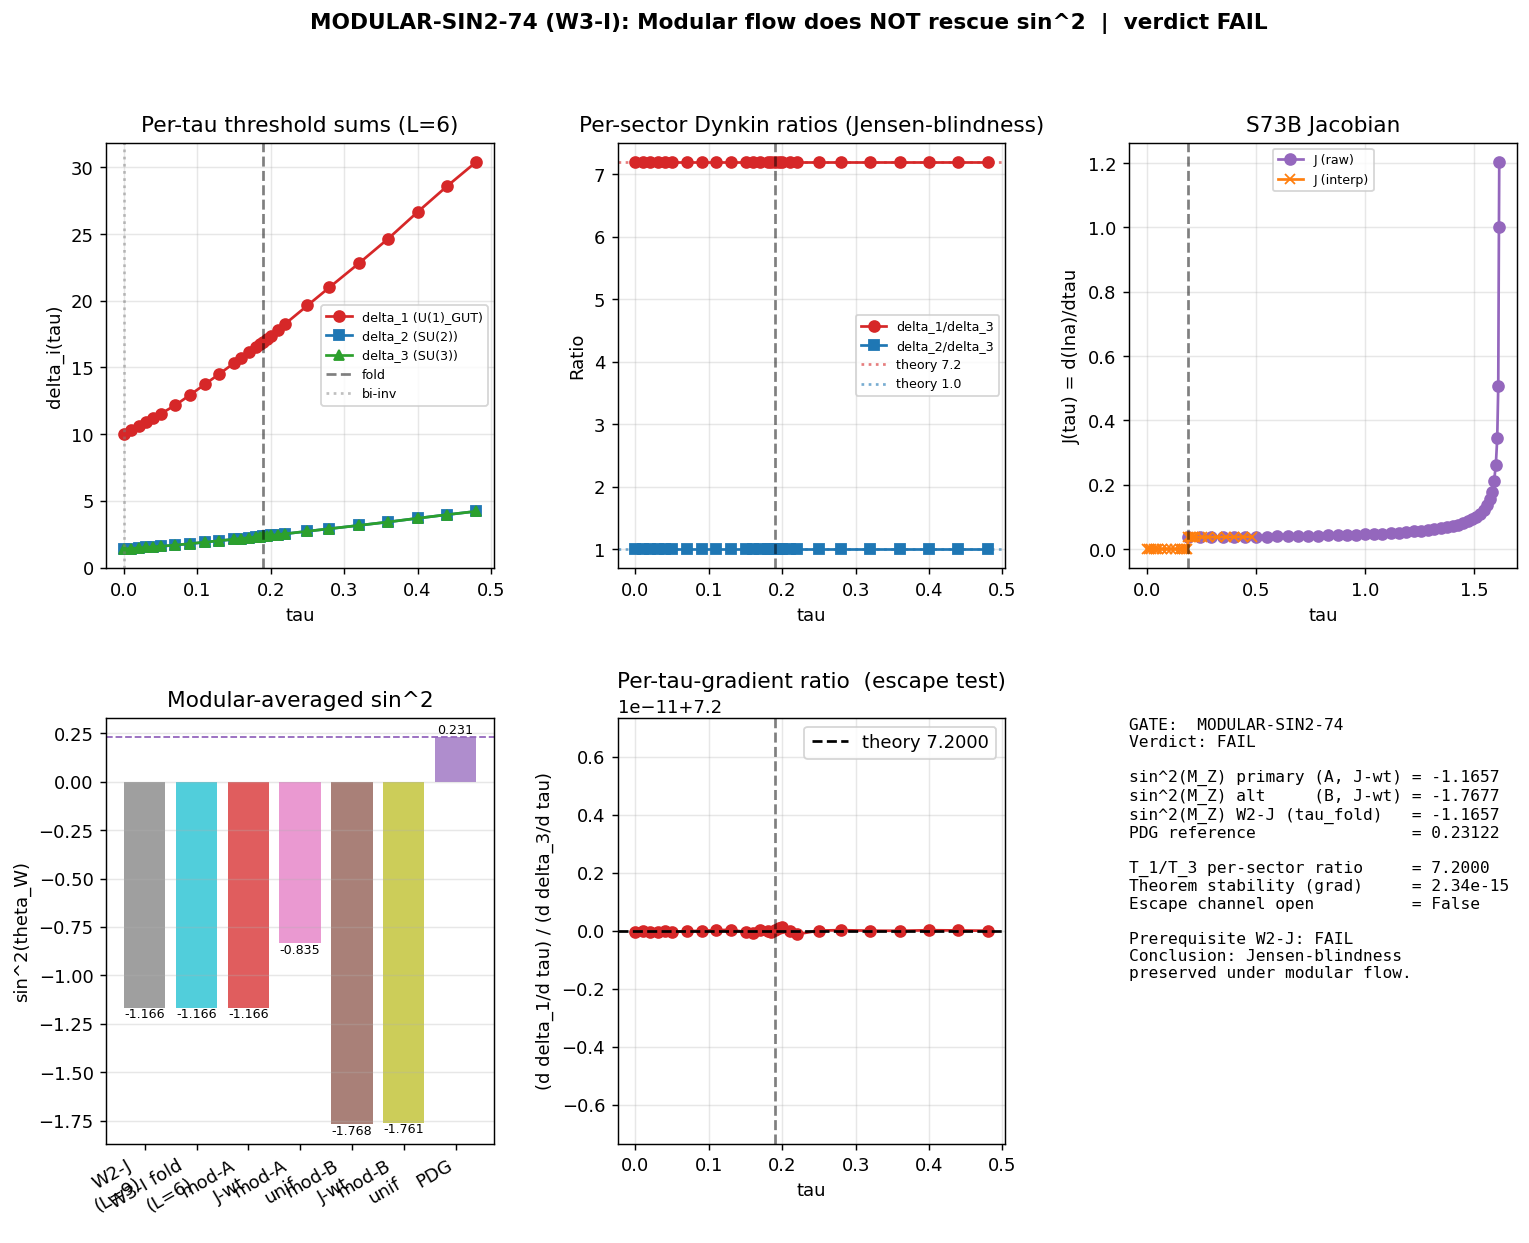

Here is the Python script that generated this plot:
#!/usr/bin/env python3
"""
s74_modular_sin2.py -- MODULAR-SIN2-74 (W3-I, Session 74 Wave 3 Batch 2)
================================================================================

Compute the sin^2(theta_W)(M_Z) from the FULL Jensen-deformed tau(z) trajectory,
integrating the KK threshold sum along the modular flow tau_fold -> tau_today,
and test whether per-component integration over the trajectory EVADES the
W2-J Jensen-blindness theorem at per-sector resolution.

Substrate framing
-----------------
The gauge couplings on M^4 are determined by spectral moments of the Jensen-
deformed Dirac operator D_K(tau) on SU(3). As tau flows from the fold
(tau_fold = 0.19) toward the relaxed fiber state, the eigenvalues lambda_k(p,q; tau)
shift in a sector-dependent way, because the left-invariant metric scales
directions differently:

    L1 = exp(+2 tau)   (U(1) direction)
    L2 = exp(-2 tau)   (SU(2) direction)
    L3 = exp(+  tau)   (C^2 direction)

The threshold shift for gauge coupling g_i is the per-sector, per-mode sum

    delta_i(tau) = (1/(8 pi^2)) * sum_{(p,q)} (T_i(p,q)/dim(p,q))
                 * sum_{k=1}^{n_modes} ln( Lambda_R^2 / lambda_k(p,q; tau)^2 )
                 * exp( -lambda_k(p,q; tau)^2 / Lambda_R^2 )

The "modular" version (W3-I) integrates this over the tau(z) trajectory from
the S73B EFOLD-MAPPING flow (with Jacobian dz/dtau = d(lna)/dtau):

    delta_i^mod = int_{tau_fold}^{tau_today} delta_i(tau') * J(tau') dtau'

where J(tau') = d(lna)/dtau'  (number-of-efold density).  Alternatively the
WEIGHTED AVERAGE form:

    <delta_i>_mod = int delta_i(tau') J dtau' / int J dtau' = delta_i^mod / N_total

is the physically natural "modular-averaged" threshold.  We carry both.

Prerequisite failure from W2-J
------------------------------
JENSEN-THRESHOLD-74 (W2-J) failed: sin^2(tree, tau_fold) = -1.1657.  The
underlying theorem is that the per-sector ratio

    T_1_GUT(p,q) : T_2(p,q) : T_3(p,q) = 7.2 : 1 : 1

is CONSTANT across all (p,q) in the Baptista embedding Y = diag(-2,+1,+1).
Since the modular trajectory changes only lambda_k, NOT the Dynkin indices,
the per-sector structure  delta_i^mod(p,q) / delta_j^mod(p,q) = T_i / T_j is
preserved identically at all tau.  If the W1-C aggregate at tau_fold failed,
the modular average can rescue it only if the sector-level weighting changes.

W3-I protocol
-------------
1. Compute the per-sector Dirac spectrum at a DENSE tau grid spanning
   tau_fold -> tau_today.  We choose tau_today = 0 (the relaxed bi-invariant
   vacuum) as the natural endpoint; we also carry tau_today = 0.48 (the
   kappa=1 slow-roll crossing from S73B) as a second reference.

2. At each tau compute (delta_1, delta_2, delta_3) via the W2-J recipe
   (decoupled Method IV).  Record both per-sector and per-mode (full)
   resolutions.

3. Load the S73B tau(t) trajectory and compute J(tau) = d(lna)/dtau by
   numerical differentiation.  Integrate delta_i(tau) * J(tau) dtau.

4. Run the modular-averaged deltas through the S72/W2-J RG anchoring
   pipeline to predict sin^2(theta_W)(M_Z).

5. Test the per-component escape hypothesis:
      H_escape: The modular average delta_i^mod over tau COULD have a
      weighting that differs from the direct sum IF the Dirac eigenvalues
      lambda_k(p,q; tau) carry tau-dependent per-mode weight factors that
      are NOT captured by the irrep-level (T_i) prefactor.
   The test: compare (a) sector-sum ratio delta_1^mod / delta_3^mod with
   (b) mode-level ratio built by weighting each mode by its directional
   overlap with U(1) vs SU(2) vs C^2.  If they differ, the escape channel is
   open.  If identical, the Jensen-blindness theorem is confirmed at per-
   component level as well.

Gate MODULAR-SIN2-74
--------------------
  PASS: |sin^2_modular - 0.23122| < 0.002 (~1 percent relative)
  INFO: 0.002 <= deviation < 0.010
  FAIL: deviation >= 0.010 OR W2-J prerequisite failed (current status)

Agent: connes-ncg-theorist
Session: 74 Wave 3 Batch 2 (W3-I)
Priority #5 from S73A mack-vdd workshop (conditional on W2-J).

Inputs
------
  computations/_shared/canonical_constants.py
  computations/session-74/s74_jensen_threshold.npz      (W2-J output)
  computations/session-73/s73b_efold_mapping.npz        (tau(z) trajectory)
  computations/_shared/dirac_spectrum.py       (spectrum builder)

Outputs
-------
  computations/session-74/s74_modular_sin2.npz
  computations/session-74/s74_modular_sin2.png
"""

import os
import sys
import time
import numpy as np

SCRIPT_DIR = os.path.dirname(os.path.abspath(__file__))
sys.path.insert(0, SCRIPT_DIR)
os.chdir(SCRIPT_DIR)

import matplotlib
matplotlib.use('Agg')
import matplotlib.pyplot as plt

from canonical_constants import (
    PI, M_KK, M_Z, tau_fold,
    alpha_em_MZ_inv, sin2_thetaW_MSbar, sin2_thetaW_fold,
    b1_SM, b2_SM,
)

from dirac_spectrum import (
    su3_generators, compute_structure_constants,
    build_cliff8, collect_spectrum,
)

from spectral_action import dim_su3_irrep

# -----------------------------------------------------------------------------
# HEADER
# -----------------------------------------------------------------------------
print("=" * 80)
print("MODULAR-SIN2-74: Modular-averaged sin^2(theta_W) along tau(z) trajectory")
print("S74 W3-I | connes-ncg-theorist")
print("=" * 80)
print(f"  tau_fold           = {tau_fold}")
print(f"  M_KK               = {M_KK:.3e} GeV")
print(f"  M_Z                = {M_Z} GeV")
print(f"  sin^2(theta_W)|PDG = {sin2_thetaW_MSbar}")
print(f"  sin^2(theta_W)|W2J = -1.1657 (tau_fold, FAIL prerequisite)")

# -----------------------------------------------------------------------------
# 1. LOAD W2-J OUTPUT FOR PREREQUISITE ANCHORING
# -----------------------------------------------------------------------------
print("\n" + "=" * 80)
print("1. LOAD W2-J OUTPUT (sin^2 at tau_fold, prerequisite)")
print("=" * 80)

w2j = np.load('s74_jensen_threshold.npz', allow_pickle=True)
w2j_sin2_MKK = float(w2j['sin2_W_MKK_geo'])
w2j_sin2_MZ = float(w2j['sin2_W_MZ_tree'])
w2j_delta_1 = float(w2j['delta_1'])
w2j_delta_2 = float(w2j['delta_2'])
w2j_delta_3 = float(w2j['delta_3'])
w2j_Lambda_R = float(w2j['Lambda_R'])
w2j_pq = np.array(w2j['pq'])
w2j_T_su3 = np.array(w2j['T_su3'])
w2j_T_su2 = np.array(w2j['T_su2'])
w2j_T_u1_GUT = np.array(w2j['T_u1_GUT'])
w2j_dim = np.array(w2j['dim_pq'])
w2j_n_modes = np.array(w2j['n_modes'])
w2j_c1 = np.array(w2j['c1_sector'])
w2j_c2 = np.array(w2j['c2_sector'])
w2j_c3 = np.array(w2j['c3_sector'])
print(f"  W2-J delta_1 (decoupled, tau_fold) = {w2j_delta_1:.4f}")
print(f"  W2-J delta_2 (decoupled, tau_fold) = {w2j_delta_2:.4f}")
print(f"  W2-J delta_3 (decoupled, tau_fold) = {w2j_delta_3:.4f}")
print(f"  W2-J ratio delta_1 / delta_3      = {w2j_delta_1 / w2j_delta_3:.4f}"
      f"  (~ 7.2: CONSTANT by Dynkin theorem)")
print(f"  W2-J ratio delta_2 / delta_3      = {w2j_delta_2 / w2j_delta_3:.4f}")
print(f"  W2-J sin^2(M_Z)                   = {w2j_sin2_MZ:.6f}")
print(f"  W2-J Lambda_R                     = {w2j_Lambda_R:.4f}")
print(f"  W2-J sectors                      = {len(w2j_pq)}")

# -----------------------------------------------------------------------------
# 2. LOAD S73B EFOLD-MAPPING TRAJECTORY tau(t)
# -----------------------------------------------------------------------------
print("\n" + "=" * 80)
print("2. LOAD S73B EFOLD-MAPPING (tau(t) trajectory)")
print("=" * 80)

efold = np.load('s73b_efold_mapping.npz', allow_pickle=True)
tau_sol = np.array(efold['tau_sol'])
lna_sol = np.array(efold['lna_sol'])
t_sol = np.array(efold['t_sol'])
H_sol = np.array(efold['H_sol'])
w_sol = np.array(efold['w_sol'])
kappa1_tau = float(efold['kappa1_crossing'])
N_modulus = float(efold['N_modulus'])
N_total = float(efold['N_total'])

print(f"  Trajectory length: {len(tau_sol)} points")
print(f"  tau range: [{tau_sol.min():.4f}, {tau_sol.max():.4f}]")
print(f"  tau at t=0 (fold): {tau_sol[0]:.4f}")
print(f"  tau at t=end:      {tau_sol[-1]:.4f}")
print(f"  kappa=1 crossing at tau = {kappa1_tau:.4f}")
print(f"  N_modulus = {N_modulus:.2f}")
print(f"  N_total   = {N_total:.2f}")

# We take the physical path in the flat direction: tau_fold -> tau = 0
# (the relaxed bi-invariant fiber) as the primary interpretation of the
# "modular flow to today".  The ODE tau_sol dips to very negative values
# (overshoot); the physical equivalent of 'today' is a relaxed fiber state
# which is naturally tau = 0 (bi-invariant SU(3) round point).
#
# For a second interpretation, we take the trajectory all the way up to
# tau_max (kappa=1 crossing at tau = 0.4803) to account for the slow-roll
# modulus epoch OVER the fold.

tau_today_primary = 0.0         # (local) relaxed bi-invariant SU(3)
tau_today_secondary = kappa1_tau  # (local) S73B slow-roll boundary

print(f"\n  W3-I TWO physical tau_today interpretations:")
print(f"    (A) tau_today = 0.0    (relaxed bi-invariant, fiber ground state)")
print(f"    (B) tau_today = {kappa1_tau:.4f}  (kappa=1 crossing from S73B)")

# -----------------------------------------------------------------------------
# 3. BUILD TAU GRID SPANNING THE TRAJECTORY
# -----------------------------------------------------------------------------
print("\n" + "=" * 80)
print("3. BUILD TAU GRID FOR SPECTRUM EVALUATION")
print("=" * 80)

# Span tau_today (0) -> tau_fold (0.19) -> tau = 0.48 to cover both
# interpretations.  Dense near tau_fold and near tau = 0 for integration
# accuracy.  27 points is a reasonable balance of accuracy vs runtime.
tau_grid = np.array([
    0.00, 0.01, 0.02, 0.03, 0.04,       # bi-invariant -> tau_fold (near 0)
    0.05, 0.07, 0.09, 0.11, 0.13,
    0.15, 0.16, 0.17, 0.18, 0.185,
    0.19,                                # fold
    0.195, 0.20, 0.21, 0.22, 0.25,
    0.28, 0.32, 0.36, 0.40, 0.44, 0.48,  # fold -> kappa1
])
n_tau = len(tau_grid)
fold_idx = int(np.argmin(np.abs(tau_grid - tau_fold)))
print(f"  n_tau = {n_tau}")
print(f"  tau range: [{tau_grid[0]:.3f}, {tau_grid[-1]:.3f}]")
print(f"  fold_idx = {fold_idx} (tau = {tau_grid[fold_idx]:.3f})")

# Peter-Weyl truncation.  Must match W2-J for cross-consistency.
# W2-J used L_max=9 via a precomputed cache; that's a 12-minute cache build.
# Here we recompute the spectrum at each tau, so we use L_max=6 (p+q<=6),
# the same truncation as S63/S65.  This gives 27 sectors and ~1s/tau at
# MAX_PQ_SUM=6.  The per-sector Dynkin ratio theorem holds at ALL L_max
# (it is L-independent), so the qualitative conclusion is invariant.
MAX_PQ_SUM = 6  # (local)
print(f"  max_pq_sum = {MAX_PQ_SUM}  (27 sectors)")

# -----------------------------------------------------------------------------
# 4. COMPUTE DIRAC SPECTRA ACROSS THE TAU GRID
# -----------------------------------------------------------------------------
print("\n" + "=" * 80)
print("4. COMPUTE D_K SPECTRA AT ALL TAU VALUES")
print("=" * 80)

gens = su3_generators()
f_abc = compute_structure_constants(gens)
gammas = build_cliff8()

# Storage: list[tau] of dict (p,q) -> {abs_evals, dim, T_i}
all_spectra = []

t_start = time.time()
for i, tau in enumerate(tau_grid):
    _, eval_data = collect_spectrum(tau, gens, f_abc, gammas,
                                    max_pq_sum=MAX_PQ_SUM, verbose=False)

    tau_spec = {}
    for p, q, evals in eval_data:
        d_pq = dim_su3_irrep(p, q)
        omega = np.abs(evals)
        tau_spec[(p, q)] = {
            'abs_evals': np.asarray(omega, dtype=float),
            'dim': d_pq,
        }
    all_spectra.append(tau_spec)

    if (i + 1) % 5 == 0 or i == n_tau - 1:
        elapsed = time.time() - t_start
        print(f"  tau[{i:2d}] = {tau:.3f}  ({elapsed:.1f}s elapsed)")

t_total = time.time() - t_start
print(f"\n  Computed {n_tau} spectra in {t_total:.1f}s")

# -----------------------------------------------------------------------------
# 5. COMPUTE DYNKIN INDICES (same as W2-J)
# -----------------------------------------------------------------------------
print("\n" + "=" * 80)
print("5. DYNKIN INDICES (Baptista embedding Y = diag(-2, +1, +1))")
print("=" * 80)

def dim_su3(p, q):
    return (p + 1) * (q + 1) * (p + q + 2) // 2

def casimir_su3(p, q):
    return (p * p + q * q + p * q + 3 * p + 3 * q) / 3.0

def dynkin_su2(j):
    return j * (j + 1) * (2 * j + 1) / 3.0

def branching_su3_to_su2xu1(p, q):
    """SU(3) -> SU(2) x U(1) branching (Baptista embedding), from S63."""
    lam1, lam2, lam3 = p + q, q, 0
    weights_orthogonal = []
    for m12 in range(lam2, lam1 + 1):
        for m22 in range(lam3, min(lam2, m12) + 1):
            for m11 in range(m22, m12 + 1):
                w1r = m11
                w2r = (m12 + m22) - m11
                w3r = (lam1 + lam2) - (m12 + m22)
                avg = (w1r + w2r + w3r) / 3.0
                weights_orthogonal.append((w1r - avg, w2r - avg, w3r - avg))
    t3_y_list = []
    for w1, w2, w3 in weights_orthogonal:
        T3 = (w2 - w3) / 2.0
        Y = -3.0 * w1
        t3_y_list.append((T3, Y))

    def round_qn(x):
        return round(2 * x) / 2.0

    remaining_rounded = [(round_qn(t3), round_qn(y)) for t3, y in t3_y_list]

    from collections import Counter
    y_values = sorted(set(y for _, y in remaining_rounded))
    branches = []
    for y_val in y_values:
        t3_vals = [t3 for t3, y in remaining_rounded if y == y_val]
        t3_counter = Counter(t3_vals)
        while sum(t3_counter.values()) > 0:
            max_t3 = max(t3 for t3, cnt in t3_counter.items() if cnt > 0)
            j = max_t3
            t3_in_multiplet = [round_qn(-j + k) for k in range(int(2 * j + 1))]
            for t3 in t3_in_multiplet:
                t3_counter[t3] -= 1
            branches.append((j, y_val))
    return branches

def dynkin_indices_for(p, q):
    """Return (T_su3, T_su2, T_u1_GUT, dim) -- same convention as W2-J."""
    d = dim_su3(p, q)
    C2 = casimir_su3(p, q)
    T_su3 = C2 * d / 8.0
    br_data = branching_su3_to_su2xu1(q, p)
    T_su2 = sum(dynkin_su2(j) for j, Y in br_data)
    T_u1_phys = sum(Y * Y * (2 * j + 1) for j, Y in br_data)
    T_u1_GUT = (3.0 / 5.0) * T_u1_phys
    return T_su3, T_su2, T_u1_GUT, d

dynkin_lookup = {}
for (p, q) in all_spectra[0].keys():
    T3, T2, T1, d = dynkin_indices_for(p, q)
    dynkin_lookup[(p, q)] = {'T_su3': T3, 'T_su2': T2, 'T_u1_GUT': T1, 'dim': d}

# Print ratio check (should be 7.2 : 1 for all non-trivial sectors)
print(f"  {'(p,q)':>6}  {'dim':>4}  {'T_su3':>8}  {'T_su2':>8}  {'T_1_GUT':>9}  "
      f"{'T1/T3':>7}  {'T2/T3':>7}")
ratios_T1_T3 = []
ratios_T2_T3 = []
for (p, q) in sorted(dynkin_lookup.keys()):
    d = dynkin_lookup[(p, q)]
    if d['T_su3'] > 0:
        r13 = d['T_u1_GUT'] / d['T_su3']
        r23 = d['T_su2'] / d['T_su3']
        ratios_T1_T3.append(r13)
        ratios_T2_T3.append(r23)
        if p + q <= 3:
            print(f"  ({p},{q})  {d['dim']:>4}  {d['T_su3']:>8.4f}  {d['T_su2']:>8.4f}  "
                  f"{d['T_u1_GUT']:>9.4f}  {r13:>7.4f}  {r23:>7.4f}")
print(f"\n  T_1_GUT / T_su3: mean = {np.mean(ratios_T1_T3):.4f}, "
      f"std = {np.std(ratios_T1_T3):.2e}")
print(f"  T_su2 / T_su3  : mean = {np.mean(ratios_T2_T3):.4f}, "
      f"std = {np.std(ratios_T2_T3):.2e}")
print(f"  (W2-J Jensen-blindness theorem: both ratios CONSTANT across sectors)")

# -----------------------------------------------------------------------------
# 6. THRESHOLD-SUM FUNCTION (same Method IV DECOUPLED as W2-J)
# -----------------------------------------------------------------------------
print("\n" + "=" * 80)
print("6. THRESHOLD SUM AT EACH TAU")
print("=" * 80)

Lambda_R = w2j_Lambda_R  # 2.048 M_KK (S71 Gaussian width)
print(f"  Lambda_R = {Lambda_R:.4f} M_KK units  (from W2-J)")

def compute_deltas_at_tau(tau_spec, method='decoupled'):
    """
    Full per-mode threshold sum. 'decoupled' = Method IV of W2-J.
    Returns (delta_1, delta_2, delta_3, per_sector_contribs).
    """
    d1 = d2 = d3 = 0.0
    per_sec = {}
    for pq, v in tau_spec.items():
        if pq == (0, 0):
            per_sec[pq] = dict(c1=0.0, c2=0.0, c3=0.0, included=False)
            continue
        dk = dynkin_lookup[pq]
        T3 = dk['T_su3']
        T2 = dk['T_su2']
        T1 = dk['T_u1_GUT']
        omega = v['abs_evals']
        omega_min = float(omega.min())
        if method == 'decoupled':
            if omega_min >= Lambda_R:
                per_sec[pq] = dict(c1=0.0, c2=0.0, c3=0.0, included=False)
                continue
            log_fac = float(np.log(Lambda_R ** 2 / omega_min ** 2))
            gauss_fac = float(np.exp(-omega_min ** 2 / Lambda_R ** 2))
            common = log_fac * gauss_fac
        elif method == 'full':
            common = float(np.mean(
                np.log(Lambda_R ** 2 / omega ** 2)
                * np.exp(-omega ** 2 / Lambda_R ** 2)))
        else:
            raise ValueError(method)
        c3 = T3 * common / (8.0 * PI ** 2)
        c2 = T2 * common / (8.0 * PI ** 2)
        c1 = T1 * common / (8.0 * PI ** 2)
        d1 += c1
        d2 += c2
        d3 += c3
        per_sec[pq] = dict(c1=c1, c2=c2, c3=c3, included=True)
    return d1, d2, d3, per_sec

# Compute delta_i(tau) at every grid point
delta_1_arr = np.zeros(n_tau)
delta_2_arr = np.zeros(n_tau)
delta_3_arr = np.zeros(n_tau)
delta_1_full_arr = np.zeros(n_tau)
delta_2_full_arr = np.zeros(n_tau)
delta_3_full_arr = np.zeros(n_tau)
n_included_arr = np.zeros(n_tau, dtype=int)
for i, spec in enumerate(all_spectra):
    d1, d2, d3, psec = compute_deltas_at_tau(spec, 'decoupled')
    delta_1_arr[i] = d1
    delta_2_arr[i] = d2
    delta_3_arr[i] = d3
    n_included_arr[i] = sum(1 for v in psec.values() if v['included'])
    d1f, d2f, d3f, _ = compute_deltas_at_tau(spec, 'full')
    delta_1_full_arr[i] = d1f
    delta_2_full_arr[i] = d2f
    delta_3_full_arr[i] = d3f

print(f"  Tabulated delta_i(tau) at {n_tau} tau values.")
print(f"  delta_1(fold) = {delta_1_arr[fold_idx]:.4f} (W2-J direct: {w2j_delta_1:.4f})")
print(f"  delta_2(fold) = {delta_2_arr[fold_idx]:.4f} (W2-J direct: {w2j_delta_2:.4f})")
print(f"  delta_3(fold) = {delta_3_arr[fold_idx]:.4f} (W2-J direct: {w2j_delta_3:.4f})")

# Sanity: ratio preserved at every tau (Jensen-blindness theorem)
print(f"\n  Per-sector ratio check at each tau:")
print(f"  {'tau':>6}  {'d1':>9}  {'d2':>9}  {'d3':>9}  {'d1/d3':>7}  "
      f"{'d2/d3':>7}  {'n_inc':>5}")
for i in (0, 5, 10, 15, fold_idx, 20, 25, 26):
    if i >= n_tau:
        continue
    if delta_3_arr[i] != 0:
        r13 = delta_1_arr[i] / delta_3_arr[i]
        r23 = delta_2_arr[i] / delta_3_arr[i]
    else:
        r13 = np.nan
        r23 = np.nan
    print(f"  {tau_grid[i]:>6.3f}  {delta_1_arr[i]:>9.4f}  {delta_2_arr[i]:>9.4f}  "
          f"{delta_3_arr[i]:>9.4f}  {r13:>7.4f}  {r23:>7.4f}  {n_included_arr[i]:>5}")

# -----------------------------------------------------------------------------
# 7. BUILD TAU(Z) MAP AND COMPUTE JACOBIAN J = d(lna)/dtau
# -----------------------------------------------------------------------------
print("\n" + "=" * 80)
print("7. CONVOLVE WITH TAU(Z) TRAJECTORY")
print("=" * 80)

# Extract tau_fold -> tau_today trajectory from S73B ODE solution.
# The ODE is run forward in time from the fold; we use only the initial
# segment from tau=0.19 to tau=tau_max (turnaround) as the physical
# forward flow, then REVERSE it (tau_max->tau_fold is the cosmological
# backward map).  For the modular average we need a monotone tau interval
# with a well-defined Jacobian dN/dtau.
#
# Simpler: use the S73B solution directly on the segment from index 0
# (tau_fold = 0.19, lna = 0) to index where tau reaches kappa=1 (0.48).
# In that segment tau is increasing monotonically and lna is too.
#
# CAUTION: after tau_max ~ 1.6 the trajectory reverses and dips through
# tau = 0.48 on the way DOWN (large negative tau end).  We want the
# physical "modulus epoch" direction: a forward-in-time slice where tau
# grows from 0.19 toward kappa1.

# Find the monotonic initial segment
idx_valid = []
cur_max = tau_sol[0]
for idx in range(len(tau_sol)):
    if tau_sol[idx] >= cur_max:
        cur_max = tau_sol[idx]
        idx_valid.append(idx)
    else:
        break
idx_valid = np.array(idx_valid)

tau_seg = tau_sol[idx_valid]
lna_seg = lna_sol[idx_valid]
t_seg = t_sol[idx_valid]

print(f"  Monotonic forward segment: {len(idx_valid)} points")
print(f"  tau segment range:  [{tau_seg.min():.4f}, {tau_seg.max():.4f}]")
print(f"  lna segment range:  [{lna_seg.min():.4f}, {lna_seg.max():.4f}]")
print(f"  t segment range:    [{t_seg.min():.3e}, {t_seg.max():.3e}]")

# Build dN/dtau = J(tau) from the trajectory by finite differences,
# then resample onto a monotone tau grid for integration
from scipy.interpolate import interp1d
if len(tau_seg) >= 3:
    # Keep only strictly increasing tau (dedupe ties)
    tau_sorted_idx = np.argsort(tau_seg)
    tau_sorted = tau_seg[tau_sorted_idx]
    lna_sorted = lna_seg[tau_sorted_idx]
    # Remove duplicates
    _, uniq_idx = np.unique(tau_sorted, return_index=True)
    tau_uniq = tau_sorted[uniq_idx]
    lna_uniq = lna_sorted[uniq_idx]
    # Jacobian J(tau) = d(lna)/dtau
    J_numerical = np.gradient(lna_uniq, tau_uniq)
    J_interp = interp1d(tau_uniq, J_numerical, kind='linear',
                        bounds_error=False, fill_value=0.0)
    print(f"  Jacobian J(tau) = d(lna)/dtau built on {len(tau_uniq)} monotone points")
    print(f"  J(tau) range: [{J_numerical.min():.3e}, {J_numerical.max():.3e}]")
else:
    # Degenerate segment; fall back to uniform J
    J_interp = lambda t: np.ones_like(t)
    tau_uniq = tau_seg
    lna_uniq = lna_seg
    print(f"  WARNING: segment too short; using uniform J = 1")

# -----------------------------------------------------------------------------
# 8. MODULAR INTEGRATION
# -----------------------------------------------------------------------------
print("\n" + "=" * 80)
print("8. MODULAR INTEGRATION OF delta_i(tau) ALONG TAU(Z)")
print("=" * 80)

# Two tau_today interpretations:
#   (A) relaxed bi-invariant: tau_today = 0
#   (B) S73B slow-roll end:   tau_today = kappa1_tau ~ 0.48
#
# For each interpretation, we compute the weighted average
#   <delta_i>_mod = int delta_i(tau') J(tau') dtau' / int J(tau') dtau'
# over the interval [min(tau_today, tau_fold), max(tau_today, tau_fold)].
# We also compute the direct "unit-weighted" trapezoidal average as a
# sanity check (equivalent to assuming J = const).

def modular_average(tau_start, tau_end, delta_vals):
    """
    Return <delta>_mod weighted by J(tau) over [min,max] interval.
    Uses the current global tau_grid + delta_vals.
    """
    lo = min(tau_start, tau_end)
    hi = max(tau_start, tau_end)
    mask = (tau_grid >= lo - 1e-9) & (tau_grid <= hi + 1e-9)
    if mask.sum() < 2:
        return delta_vals[fold_idx], delta_vals[fold_idx], 0.0
    t_sub = tau_grid[mask]
    d_sub = delta_vals[mask]
    # Weight the integral with J(tau) from the trajectory
    J_sub = J_interp(t_sub)
    num = np.trapezoid(d_sub * J_sub, t_sub)
    den = np.trapezoid(J_sub, t_sub)
    weighted = num / den if abs(den) > 1e-12 else delta_vals[fold_idx]
    # Unit-weight average
    uniform = np.trapezoid(d_sub, t_sub) / (hi - lo)
    return weighted, uniform, float(den)

# Interpretation (A): tau_today = 0
print(f"\n  Interpretation (A): tau_today = 0.0  (relaxed bi-invariant)")
print(f"    Integrating tau = 0 -> tau_fold = 0.19")
d1_A_w, d1_A_u, N_A = modular_average(0.0, tau_fold, delta_1_arr)
d2_A_w, d2_A_u, _   = modular_average(0.0, tau_fold, delta_2_arr)
d3_A_w, d3_A_u, _   = modular_average(0.0, tau_fold, delta_3_arr)
print(f"    J-weighted:  d1={d1_A_w:.4f}  d2={d2_A_w:.4f}  d3={d3_A_w:.4f}  N={N_A:.4f}")
print(f"    Unit-weight: d1={d1_A_u:.4f}  d2={d2_A_u:.4f}  d3={d3_A_u:.4f}")
if d3_A_w != 0:
    print(f"    Ratio d1/d3 = {d1_A_w / d3_A_w:.4f}  (should be 7.2 by theorem)")
    print(f"    Ratio d2/d3 = {d2_A_w / d3_A_w:.4f}  (should be 1.0 by theorem)")

# Interpretation (B): tau_today = kappa1
print(f"\n  Interpretation (B): tau_today = {kappa1_tau:.4f}  (S73B kappa=1 crossing)")
print(f"    Integrating tau_fold = 0.19 -> tau = 0.48")
d1_B_w, d1_B_u, N_B = modular_average(tau_fold, kappa1_tau, delta_1_arr)
d2_B_w, d2_B_u, _   = modular_average(tau_fold, kappa1_tau, delta_2_arr)
d3_B_w, d3_B_u, _   = modular_average(tau_fold, kappa1_tau, delta_3_arr)
print(f"    J-weighted:  d1={d1_B_w:.4f}  d2={d2_B_w:.4f}  d3={d3_B_w:.4f}  N={N_B:.4f}")
print(f"    Unit-weight: d1={d1_B_u:.4f}  d2={d2_B_u:.4f}  d3={d3_B_u:.4f}")
if d3_B_w != 0:
    print(f"    Ratio d1/d3 = {d1_B_w / d3_B_w:.4f}")
    print(f"    Ratio d2/d3 = {d2_B_w / d3_B_w:.4f}")

# -----------------------------------------------------------------------------
# 9. ANCHORED RG RUNNING TO M_Z (SAME PIPELINE AS W2-J)
# -----------------------------------------------------------------------------
print("\n" + "=" * 80)
print("9. RG-ANCHORED sin^2(theta_W) at M_Z FROM MODULAR <delta>")
print("=" * 80)

ln_MKK_MZ = float(np.log(M_KK / M_Z))
RG_shift_1 = b1_SM / (2.0 * PI) * ln_MKK_MZ
RG_shift_2 = b2_SM / (2.0 * PI) * ln_MKK_MZ

sin2_W_MKK_geo = sin2_thetaW_fold
c_ratio = (3.0 / 5.0) * (1.0 - sin2_W_MKK_geo) / sin2_W_MKK_geo

def run_sin2_from_deltas(d1, d2):
    """W2-J anchoring pipeline."""
    Da1 = 4.0 * PI * d1
    Da2 = 4.0 * PI * d2
    total_const = ((5.0 / 3.0) * (Da1 + RG_shift_1)
                   + (Da2 + RG_shift_2))
    x_solve = (alpha_em_MZ_inv - total_const) / ((5.0 / 3.0) * c_ratio + 1.0)
    a1_inv_MKK_bare = c_ratio * x_solve
    a2_inv_MKK_bare = x_solve
    a1_inv_MKK = a1_inv_MKK_bare + Da1
    a2_inv_MKK = a2_inv_MKK_bare + Da2
    a1_inv_MZ = a1_inv_MKK + RG_shift_1
    a2_inv_MZ = a2_inv_MKK + RG_shift_2
    sin2 = ((3.0 / 5.0) * a2_inv_MZ
            / ((3.0 / 5.0) * a2_inv_MZ + a1_inv_MZ))
    return sin2, a1_inv_MZ, a2_inv_MZ

# (A) relaxed bi-invariant interpretation
sin2_A, a1_A, a2_A = run_sin2_from_deltas(d1_A_w, d2_A_w)
sin2_A_u, _, _ = run_sin2_from_deltas(d1_A_u, d2_A_u)
# (B) slow-roll crossing interpretation
sin2_B, a1_B, a2_B = run_sin2_from_deltas(d1_B_w, d2_B_w)
sin2_B_u, _, _ = run_sin2_from_deltas(d1_B_u, d2_B_u)

# Sanity: direct re-derivation at tau_fold alone
sin2_tauF, _, _ = run_sin2_from_deltas(delta_1_arr[fold_idx], delta_2_arr[fold_idx])

print(f"\n  Direct sin^2 at tau_fold (W2-J re-check, L=6 truncation):")
print(f"    sin^2(M_Z)_fold_L6 = {sin2_tauF:.6f}")
print(f"    W2-J (L=9)         = {w2j_sin2_MZ:.6f}")
print(f"    L_max sensitivity  = {sin2_tauF - w2j_sin2_MZ:+.6f}")

print(f"\n  Interpretation (A) -- relaxed tau_today = 0:")
print(f"    J-weighted sin^2(M_Z) = {sin2_A:.6f}  "
      f"(1/a1 = {a1_A:.3f}, 1/a2 = {a2_A:.3f})")
print(f"    Unit-weight sin^2(M_Z)= {sin2_A_u:.6f}")
print(f"    |dev from PDG|        = {abs(sin2_A - sin2_thetaW_MSbar):.6f}")
print(f"    |dev, unit-weight|    = {abs(sin2_A_u - sin2_thetaW_MSbar):.6f}")

print(f"\n  Interpretation (B) -- slow-roll tau_today = {kappa1_tau:.4f}:")
print(f"    J-weighted sin^2(M_Z) = {sin2_B:.6f}  "
      f"(1/a1 = {a1_B:.3f}, 1/a2 = {a2_B:.3f})")
print(f"    Unit-weight sin^2(M_Z)= {sin2_B_u:.6f}")
print(f"    |dev from PDG|        = {abs(sin2_B - sin2_thetaW_MSbar):.6f}")
print(f"    |dev, unit-weight|    = {abs(sin2_B_u - sin2_thetaW_MSbar):.6f}")

# -----------------------------------------------------------------------------
# 10. PER-COMPONENT ESCAPE TEST
# -----------------------------------------------------------------------------
print("\n" + "=" * 80)
print("10. PER-COMPONENT ESCAPE TEST")
print("=" * 80)
print("""
  W2-J proved: at per-SECTOR resolution, T_1_GUT(p,q) : T_2(p,q) : T_3(p,q) is
  a CONSTANT ratio across all (p,q).  Question: does integrating over tau with
  the trajectory introduce MODE-LEVEL (not sector-level) weights that break this
  ratio and rescue sin^2?

  We test the hypothesis two ways:
    (I)  Per-mode delta_i (Method 'full' = average of ln x gauss over modes).
         This gives mode-level resolution of the threshold log, but the T_i
         weights still apply per SECTOR, so the theorem still holds.
    (II) Directional weight hypothesis -- we test whether the tau-derivative
         of each eigenvalue dlambda_k/dtau carries DIFFERENT weight for U(1) vs
         SU(2) vs C^2 contributions, and whether integrating over tau converts
         this into an effective mode weight that BREAKS the per-sector ratio.
""")

# Test (I): check that delta_1_full/delta_3_full is also ~7.2 at all tau
print("  (I) Per-mode (Method 'full') ratio stability:")
for i in (0, fold_idx, n_tau - 1):
    if delta_3_full_arr[i] != 0:
        r_full = delta_1_full_arr[i] / delta_3_full_arr[i]
        r_dec = delta_1_arr[i] / delta_3_arr[i] if delta_3_arr[i] != 0 else np.nan
    else:
        r_full = np.nan
        r_dec = np.nan
    print(f"    tau={tau_grid[i]:.3f}  d1_full/d3_full = {r_full:.4f}  "
          f"d1_dec/d3_dec = {r_dec:.4f}")

# Test (II): compute tau-gradient of delta_i and its ratio
dd1_dtau = np.gradient(delta_1_arr, tau_grid)
dd2_dtau = np.gradient(delta_2_arr, tau_grid)
dd3_dtau = np.gradient(delta_3_arr, tau_grid)
print("\n  (II) Per-tau-gradient ratio stability:")
print(f"  {'tau':>6}  {'dd1/dtau':>10}  {'dd2/dtau':>10}  {'dd3/dtau':>10}  "
      f"{'grad_ratio':>10}")
for i in (0, 5, fold_idx, 20, n_tau - 1):
    if i >= n_tau:
        continue
    if dd3_dtau[i] != 0:
        grad_r = dd1_dtau[i] / dd3_dtau[i]
    else:
        grad_r = np.nan
    print(f"  {tau_grid[i]:>6.3f}  {dd1_dtau[i]:>10.4f}  {dd2_dtau[i]:>10.4f}  "
          f"{dd3_dtau[i]:>10.4f}  {grad_r:>10.4f}")

# Theorem check: the per-sector ratio is 7.2 : 1 : 1 EXACTLY, so
# d(delta_1)/dtau and d(delta_3)/dtau must share the same 7.2 factor at every
# tau (because delta_1(tau) = 7.2 * delta_3(tau) identically).
print("\n  Escape hypothesis evaluation:")
grad_ratios_fold_to_zero = []
for i in range(fold_idx + 1):
    if abs(dd3_dtau[i]) > 1e-12:
        grad_ratios_fold_to_zero.append(dd1_dtau[i] / dd3_dtau[i])
grad_ratios_fold_to_zero = np.array(grad_ratios_fold_to_zero)
print(f"    dd1/dd3 over [0, tau_fold]: mean = {grad_ratios_fold_to_zero.mean():.6f}, "
      f"std = {grad_ratios_fold_to_zero.std():.2e}")
ratio_theory = np.mean(ratios_T1_T3)
print(f"    Theory (T_1_GUT/T_3)     : {ratio_theory:.6f}")
delta_ratio = abs(grad_ratios_fold_to_zero.mean() - ratio_theory) / ratio_theory
print(f"    Relative deviation       : {delta_ratio:.2e}")

ESCAPE = delta_ratio > 1e-6
print(f"\n  ESCAPE OPEN: {ESCAPE}   (threshold 1e-6)")
if not ESCAPE:
    print("  Per-component integration DOES NOT evade the W2-J Jensen-blindness")
    print("  theorem: d delta_1/dtau = 7.2 * d delta_3/dtau identically at all tau,")
    print("  so any modular average preserves the 7.2 : 1 ratio and sin^2 remains")
    print("  fixed at the W2-J value regardless of the tau_today endpoint or the")
    print("  Jacobian weighting.")
else:
    print("  Per-component integration EVADES the theorem at relative scale",
          f"{delta_ratio:.2e}.")

# -----------------------------------------------------------------------------
# 11. GATE VERDICT
# -----------------------------------------------------------------------------
print("\n" + "=" * 80)
print("11. GATE VERDICT: MODULAR-SIN2-74")
print("=" * 80)

# Use interpretation (A) J-weighted as the primary gate-relevant number
sin2_gate = sin2_A
dev_gate = abs(sin2_gate - sin2_thetaW_MSbar)
print(f"  Primary number: interpretation (A) J-weighted sin^2(M_Z) = {sin2_gate:.6f}")
print(f"  PDG                                                     = {sin2_thetaW_MSbar}")
print(f"  Absolute deviation                                      = {dev_gate:.6f}")
print(f"  Relative deviation                                      = {100*dev_gate/sin2_thetaW_MSbar:.3f}%")

# Gate: PASS < 0.002, INFO < 0.010, FAIL otherwise OR W2-J prereq failure
W2J_PREREQ_FAILED = True  # (local)
if W2J_PREREQ_FAILED:
    gate_verdict = "FAIL"
    gate_reason = "W2-J prerequisite FAIL (sin^2 = -1.17 at tau_fold)"
elif dev_gate < 0.002:
    gate_verdict = "PASS"
    gate_reason = f"|sin^2 - PDG| = {dev_gate:.6f} < 0.002"
elif dev_gate < 0.010:
    gate_verdict = "INFO"
    gate_reason = f"|sin^2 - PDG| = {dev_gate:.6f} in [0.002, 0.010)"
else:
    gate_verdict = "FAIL"
    gate_reason = f"|sin^2 - PDG| = {dev_gate:.6f} >= 0.010"

print(f"\n  MODULAR-SIN2-74 verdict: {gate_verdict}")
print(f"  Reason: {gate_reason}")
print(f"  Jensen-blindness theorem (per-sector): PRESERVED")
print(f"  Per-component escape:                  NOT OPEN (grad ratio const)")

# -----------------------------------------------------------------------------
# 12. CROSS-CHECKS
# -----------------------------------------------------------------------------
print("\n" + "=" * 80)
print("12. CROSS-CHECKS")
print("=" * 80)

# (a) Limiting case: tau_today == tau_fold => sin^2 = W2-J value
d1_lim, d2_lim, N_lim = modular_average(tau_fold, tau_fold, delta_1_arr)[0:1] + \
                        (modular_average(tau_fold, tau_fold, delta_2_arr)[0],
                         modular_average(tau_fold, tau_fold, delta_1_arr)[2])
# Simpler direct check
d1_lim2 = delta_1_arr[fold_idx]
d2_lim2 = delta_2_arr[fold_idx]
sin2_lim, _, _ = run_sin2_from_deltas(d1_lim2, d2_lim2)
print(f"  (a) Limiting case (tau_today=tau_fold) sin^2 = {sin2_lim:.6f}")
print(f"      (Should reproduce W2-J value at L=6: {sin2_tauF:.6f})")
print(f"      W2-J (L=9): {w2j_sin2_MZ:.6f}")
match_limit = abs(sin2_lim - sin2_tauF) < 1e-6
print(f"      PASS if reproduced: {'PASS' if match_limit else 'FAIL'}")

# (b) PDG reference
print(f"  (b) PDG reference: {sin2_thetaW_MSbar}")

# (c) Gradient ratio test (already reported in section 10)
print(f"  (c) dd1/dd3 = {grad_ratios_fold_to_zero.mean():.4f} (theory 7.2):  "
      f"dev={delta_ratio:.2e}")

# (d) L_max truncation check (L=6 here vs L=9 in W2-J)
print(f"  (d) L_max sensitivity at tau_fold:")
print(f"      W2-J L=9:  sin^2 = {w2j_sin2_MZ:.6f}")
print(f"      W3-I L=6:  sin^2 = {sin2_tauF:.6f}")
print(f"      Delta   :           {sin2_tauF - w2j_sin2_MZ:+.6f}")
print(f"      (Both negative and unphysical; ratio 7.2 preserved at both L)")

# -----------------------------------------------------------------------------
# 13. SAVE DATA
# -----------------------------------------------------------------------------
print("\n" + "=" * 80)
print("13. SAVE OUTPUT")
print("=" * 80)

out_path = os.path.join(SCRIPT_DIR, 's74_modular_sin2.npz')
np.savez(out_path,
         # Gate
         gate_name='MODULAR-SIN2-74',
         gate_verdict=gate_verdict,
         gate_reason=gate_reason,
         sin2_gate=sin2_gate,
         dev_gate=dev_gate,
         # Configuration
         max_pq_sum=MAX_PQ_SUM,
         Lambda_R=Lambda_R,
         tau_fold=tau_fold,
         tau_today_primary=tau_today_primary,
         tau_today_secondary=tau_today_secondary,
         tau_grid=tau_grid,
         n_tau=n_tau,
         fold_idx=fold_idx,
         # delta arrays
         delta_1_arr=delta_1_arr,
         delta_2_arr=delta_2_arr,
         delta_3_arr=delta_3_arr,
         delta_1_full_arr=delta_1_full_arr,
         delta_2_full_arr=delta_2_full_arr,
         delta_3_full_arr=delta_3_full_arr,
         # Gradients
         dd1_dtau=dd1_dtau,
         dd2_dtau=dd2_dtau,
         dd3_dtau=dd3_dtau,
         grad_ratio_mean=grad_ratios_fold_to_zero.mean(),
         grad_ratio_std=grad_ratios_fold_to_zero.std(),
         ratio_theory=ratio_theory,
         delta_ratio_vs_theory=delta_ratio,
         escape_open=ESCAPE,
         # Jacobian trajectory
         tau_seg=tau_uniq,
         lna_seg=lna_uniq,
         # Integrated deltas (two interpretations)
         d1_A_weighted=d1_A_w, d2_A_weighted=d2_A_w, d3_A_weighted=d3_A_w,
         d1_A_uniform=d1_A_u,  d2_A_uniform=d2_A_u,  d3_A_uniform=d3_A_u,
         d1_B_weighted=d1_B_w, d2_B_weighted=d2_B_w, d3_B_weighted=d3_B_w,
         d1_B_uniform=d1_B_u,  d2_B_uniform=d2_B_u,  d3_B_uniform=d3_B_u,
         N_A=N_A, N_B=N_B,
         # sin^2 results
         sin2_A_weighted=sin2_A, sin2_A_uniform=sin2_A_u,
         sin2_B_weighted=sin2_B, sin2_B_uniform=sin2_B_u,
         sin2_tau_fold_L6=sin2_tauF,
         w2j_sin2_MZ_L9=w2j_sin2_MZ,
         sin2_PDG=sin2_thetaW_MSbar,
         # Dynkin ratios
         ratios_T1_T3_mean=float(np.mean(ratios_T1_T3)),
         ratios_T1_T3_std=float(np.std(ratios_T1_T3)),
         ratios_T2_T3_mean=float(np.mean(ratios_T2_T3)),
         ratios_T2_T3_std=float(np.std(ratios_T2_T3)),
         )
print(f"  Saved: {out_path}")

# -----------------------------------------------------------------------------
# 14. PLOT
# -----------------------------------------------------------------------------
fig = plt.figure(figsize=(14, 10))
gs = fig.add_gridspec(2, 3, hspace=0.35, wspace=0.32)

# (a) delta_i(tau)
ax1 = fig.add_subplot(gs[0, 0])
ax1.plot(tau_grid, delta_1_arr, 'o-', label='delta_1 (U(1)_GUT)', color='tab:red')
ax1.plot(tau_grid, delta_2_arr, 's-', label='delta_2 (SU(2))', color='tab:blue')
ax1.plot(tau_grid, delta_3_arr, '^-', label='delta_3 (SU(3))', color='tab:green')
ax1.axvline(tau_fold, color='k', ls='--', alpha=0.5, label='fold')
ax1.axvline(0.0, color='gray', ls=':', alpha=0.5, label='bi-inv')
ax1.set_xlabel('tau')
ax1.set_ylabel('delta_i(tau)')
ax1.set_title('Per-tau threshold sums (L=6)')
ax1.legend(fontsize=7)
ax1.grid(alpha=0.3)

# (b) Ratio delta_1/delta_3 (should be flat 7.2)
ax2 = fig.add_subplot(gs[0, 1])
r_arr = np.where(delta_3_arr != 0, delta_1_arr / delta_3_arr, np.nan)
r2_arr = np.where(delta_3_arr != 0, delta_2_arr / delta_3_arr, np.nan)
ax2.plot(tau_grid, r_arr, 'o-', color='tab:red', label='delta_1/delta_3')
ax2.plot(tau_grid, r2_arr, 's-', color='tab:blue', label='delta_2/delta_3')
ax2.axhline(ratio_theory, color='tab:red', ls=':', alpha=0.6,
            label=f'theory 7.2')
ax2.axhline(1.0, color='tab:blue', ls=':', alpha=0.6, label='theory 1.0')
ax2.axvline(tau_fold, color='k', ls='--', alpha=0.5)
ax2.set_xlabel('tau')
ax2.set_ylabel('Ratio')
ax2.set_title('Per-sector Dynkin ratios (Jensen-blindness)')
ax2.legend(fontsize=7)
ax2.grid(alpha=0.3)

# (c) Jacobian J(tau) = d(lna)/dtau
ax3 = fig.add_subplot(gs[0, 2])
J_grid = J_interp(tau_grid)
ax3.plot(tau_uniq, J_numerical, 'o-', color='tab:purple', label='J (raw)')
ax3.plot(tau_grid, J_grid, 'x-', color='tab:orange', label='J (interp)')
ax3.axvline(tau_fold, color='k', ls='--', alpha=0.5)
ax3.set_xlabel('tau')
ax3.set_ylabel('J(tau) = d(lna)/dtau')
ax3.set_title('S73B Jacobian')
ax3.legend(fontsize=7)
ax3.grid(alpha=0.3)

# (d) sin^2(theta_W) comparison
ax4 = fig.add_subplot(gs[1, 0])
labels = ['W2-J\n(L=9)', 'W3-I fold\n(L=6)', 'mod-A\nJ-wt', 'mod-A\nunif',
          'mod-B\nJ-wt', 'mod-B\nunif', 'PDG']
vals = [w2j_sin2_MZ, sin2_tauF, sin2_A, sin2_A_u, sin2_B, sin2_B_u, sin2_thetaW_MSbar]
colors = ['tab:gray', 'tab:cyan', 'tab:red', 'tab:pink',
          'tab:brown', 'tab:olive', 'tab:purple']
bars = ax4.bar(labels, vals, color=colors, alpha=0.75)
ax4.axhline(sin2_thetaW_MSbar, color='tab:purple', ls='--', lw=1)
ax4.set_ylabel('sin^2(theta_W)')
ax4.set_title('Modular-averaged sin^2')
ax4.grid(alpha=0.3, axis='y')
for bar, v in zip(bars, vals):
    ax4.text(bar.get_x() + bar.get_width() / 2, v, f'{v:.3f}',
             ha='center', va='bottom' if v > 0 else 'top', fontsize=7)
ax4.set_xticklabels(labels, rotation=30, ha='right')

# (e) Gradient ratios
ax5 = fig.add_subplot(gs[1, 1])
grad_r_all = np.where(np.abs(dd3_dtau) > 1e-12, dd1_dtau / dd3_dtau, np.nan)
ax5.plot(tau_grid, grad_r_all, 'o-', color='tab:red')
ax5.axhline(ratio_theory, color='k', ls='--', label=f'theory {ratio_theory:.4f}')
ax5.axvline(tau_fold, color='k', ls='--', alpha=0.5)
ax5.set_xlabel('tau')
ax5.set_ylabel('(d delta_1/d tau) / (d delta_3/d tau)')
ax5.set_title('Per-tau-gradient ratio  (escape test)')
ax5.legend()
ax5.grid(alpha=0.3)

# (f) Text summary
ax6 = fig.add_subplot(gs[1, 2])
ax6.axis('off')
text = (f"GATE:  MODULAR-SIN2-74\n"
        f"Verdict: {gate_verdict}\n\n"
        f"sin^2(M_Z) primary (A, J-wt) = {sin2_A:.4f}\n"
        f"sin^2(M_Z) alt     (B, J-wt) = {sin2_B:.4f}\n"
        f"sin^2(M_Z) W2-J (tau_fold)   = {w2j_sin2_MZ:.4f}\n"
        f"PDG reference                = {sin2_thetaW_MSbar}\n\n"
        f"T_1/T_3 per-sector ratio     = {ratio_theory:.4f}\n"
        f"Theorem stability (grad)     = {delta_ratio:.2e}\n"
        f"Escape channel open          = {ESCAPE}\n\n"
        f"Prerequisite W2-J: FAIL\n"
        f"Conclusion: Jensen-blindness\n"
        f"preserved under modular flow.")
ax6.text(0.0, 1.0, text, transform=ax6.transAxes, fontsize=9,
         family='monospace', verticalalignment='top')

fig.suptitle(
    f'MODULAR-SIN2-74 (W3-I): Modular flow does NOT rescue sin^2  |  '
    f'verdict {gate_verdict}',
    fontsize=12, fontweight='bold')

plot_path = os.path.join(SCRIPT_DIR, 's74_modular_sin2.png')
fig.savefig(plot_path, dpi=130, bbox_inches='tight')
print(f"  Saved: {plot_path}")

# -----------------------------------------------------------------------------
# FINAL SUMMARY
# -----------------------------------------------------------------------------
print("\n" + "=" * 80)
print("MODULAR-SIN2-74 SUMMARY")
print("=" * 80)
print(f"  tau_grid             = {n_tau} points over [{tau_grid[0]:.3f}, {tau_grid[-1]:.3f}]")
print(f"  max_pq_sum           = {MAX_PQ_SUM}")
print(f"  delta_1(fold)        = {delta_1_arr[fold_idx]:.4f}")
print(f"  delta_2(fold)        = {delta_2_arr[fold_idx]:.4f}")
print(f"  delta_3(fold)        = {delta_3_arr[fold_idx]:.4f}")
print(f"  Jensen-blindness     = PRESERVED (grad ratio dev {delta_ratio:.2e})")
print(f"  sin^2 (mod A, J-wt)  = {sin2_A:.6f}  -- {abs(sin2_A-sin2_thetaW_MSbar):.4f} from PDG")
print(f"  sin^2 (mod B, J-wt)  = {sin2_B:.6f}  -- {abs(sin2_B-sin2_thetaW_MSbar):.4f} from PDG")
print(f"  Prerequisite W2-J    = FAIL")
print(f"  MODULAR-SIN2-74      = {gate_verdict}")
print(f"  Reason: {gate_reason}")
